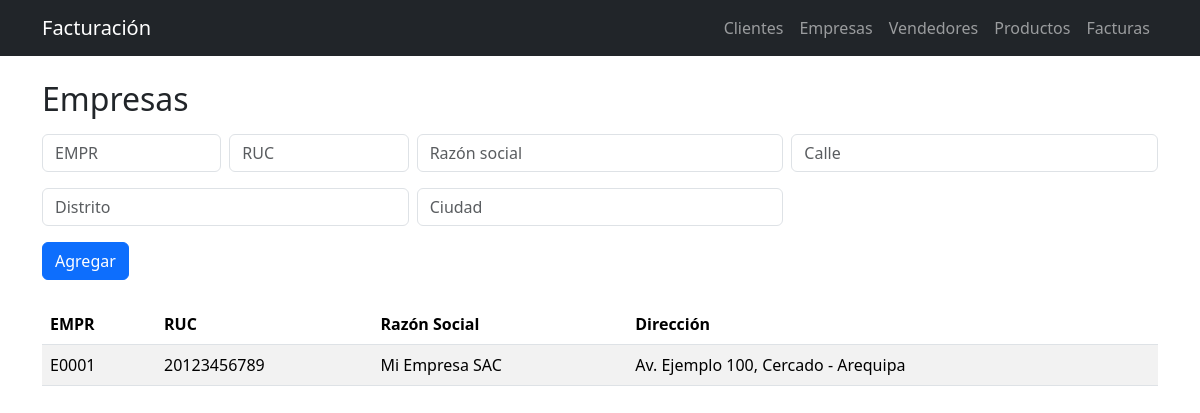
/empresas, run on an earlier commit of the app's database.
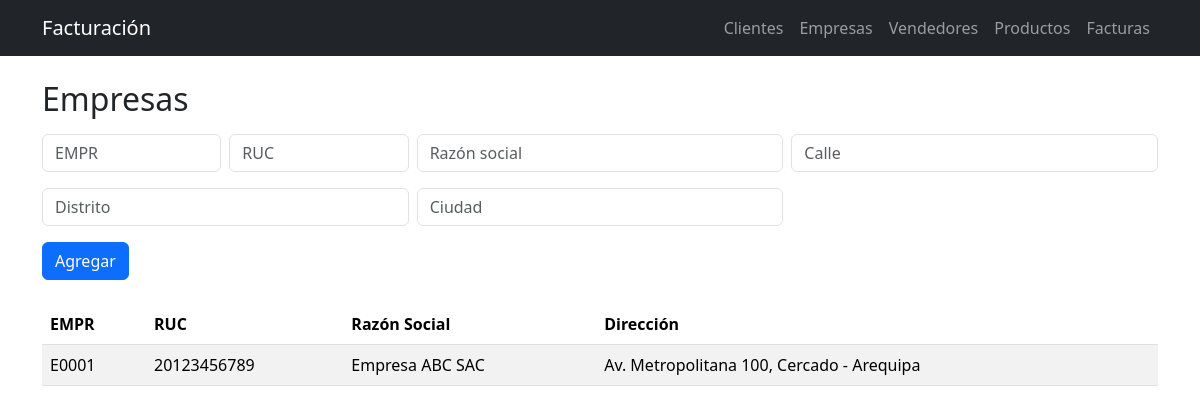
And on a later commit of the database.
### tables this page shows
CREATE TABLE EMPRESA (
  EMPR  CHAR(5)  PRIMARY KEY,
  RUC   CHAR(11),
  RAZS  VARCHAR(60),
  CALLE VARCHAR(40),
  DIST  VARCHAR(30),
  CIUD  VARCHAR(30)
);

### app.py (the view)
@app.route("/empresas")
def empresas():
    db = get_db()
    rows = db.execute("SELECT * FROM EMPRESA ORDER BY EMPR").fetchall()
    return render_template("empresas.html", rows=rows)

### app.py (called while the page is built)
def get_db():
    db = getattr(g, "_db", None)
    if db is None:
        need_init = not os.path.exists(DB_PATH)
        db = g._db = sqlite3.connect(DB_PATH)
        db.row_factory = sqlite3.Row
        db.execute("PRAGMA foreign_keys = ON")
        if need_init:
            with open(SCHEMA_PATH, "r", encoding="utf-8") as f:
                db.executescript(f.read())
            seed(db)
            db.commit()
    return db

### templates/empresas.html
{% extends "base.html" %}
{% block content %}
<h2 class="mb-3">Empresas</h2>
<form class="row g-2 mb-4" method="post" action="{{ url_for('empresas_nueva') }}">
  <div class="col-2"><input required name="EMPR" placeholder="EMPR" class="form-control"></div>
  <div class="col-2"><input name="RUC" placeholder="RUC" class="form-control"></div>
  <div class="col-4"><input name="RAZS" placeholder="Razón social" class="form-control"></div>
  <div class="col-4"><input name="CALLE" placeholder="Calle" class="form-control"></div>
  <div class="col-4"><input name="DIST" placeholder="Distrito" class="form-control mt-2"></div>
  <div class="col-4"><input name="CIUD" placeholder="Ciudad" class="form-control mt-2"></div>
  <div class="col-12"><button class="btn btn-primary mt-2">Agregar</button></div>
</form>
<table class="table table-striped">
  <thead><tr><th>EMPR</th><th>RUC</th><th>Razón Social</th><th>Dirección</th></tr></thead>
  <tbody>
  {% for r in rows %}
    <tr>
      <td>{{ r.EMPR }}</td>
      <td>{{ r.RUC }}</td>
      <td>{{ r.RAZS }}</td>
      <td>{{ r.CALLE }}, {{ r.DIST }} - {{ r.CIUD }}</td>
    </tr>
  {% endfor %}
  </tbody>
</table>
{% endblock %}

What changed in the data, as far as the page shows it:
changed EMPRESA "Cercado": RAZS "Mi Empresa SAC" → "Empresa ABC SAC"; CALLE "Av. Ejemplo 100" → "Av. Metropolitana 100"
